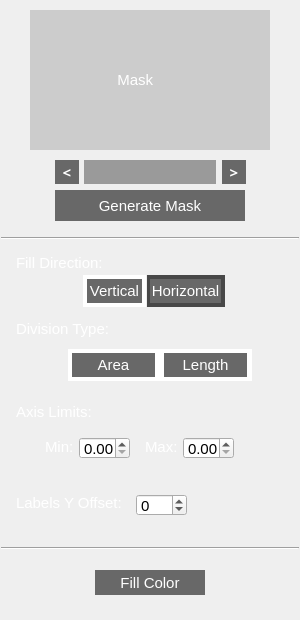
    <widget class="QGroupBox" name="groupBox_BarFill">
     <property name="geometry">
      <rect>
       <x>10</x>
       <y>45</y>
       <width>300</width>
       <height>620</height>
      </rect>
     </property>
     <property name="font">
      <font>
       <pointsize>11</pointsize>
      </font>
     </property>
     <property name="styleSheet">
      <string notr="true">QGroupBox{
border:none;
} </string>
     </property>
     <property name="title">
      <string/>
     </property>
     <widget class="QPushButton" name="pushButton_barMask">
      <property name="geometry">
       <rect>
        <x>55</x>
        <y>190</y>
        <width>190</width>
        <height>31</height>
       </rect>
      </property>
      <property name="font">
       <font>
        <pointsize>11</pointsize>
       </font>
      </property>
      <property name="styleSheet">
       <string notr="true">QPushButton#pushButton_barMask {
	color: white;
    background-color:  rgb(104, 104, 104);
    border-style: none;
    border-width: 2px;
    border-color: rgb(104, 104, 104);
}
QPushButton#pushButton_barMask:pressed {
    background-color: rgb(50, 50, 50);
    border-style: inset;
}</string>
      </property>
      <property name="text">
       <string>Generate Mask</string>
      </property>
     </widget>
     <widget class="QPushButton" name="pushButton_barMaskNext">
      <property name="geometry">
       <rect>
        <x>222</x>
        <y>160</y>
        <width>24</width>
        <height>24</height>
       </rect>
      </property>
      <property name="font">
       <font>
        <family>SimSun-ExtB</family>
        <pointsize>11</pointsize>
        <weight>75</weight>
        <bold>true</bold>
       </font>
      </property>
      <property name="styleSheet">
       <string notr="true">QPushButton#pushButton_barMaskNext {
	color: white;
    background-color:  rgb(104, 104, 104);
    border-style: none;
    border-width: 2px;
    border-color: rgb(104, 104, 104);
}
QPushButton#pushButton_barMaskNext:pressed {
    background-color: rgb(50, 50, 50);
    border-style: inset;
}</string>
      </property>
      <property name="text">
       <string>&gt;</string>
      </property>
     </widget>
     <widget class="QPushButton" name="pushButton_barMaskPrev">
      <property name="geometry">
       <rect>
        <x>55</x>
        <y>160</y>
        <width>24</width>
        <height>24</height>
       </rect>
      </property>
      <property name="font">
       <font>
        <family>SimSun-ExtB</family>
        <pointsize>11</pointsize>
        <weight>75</weight>
        <bold>true</bold>
       </font>
      </property>
      <property name="styleSheet">
       <string notr="true">QPushButton#pushButton_barMaskPrev {
	color: white;
    background-color:  rgb(104, 104, 104);
    border-style: none;
    border-width: 2px;
    border-color: rgb(104, 104, 104);
}
QPushButton#pushButton_barMaskPrev:pressed {
    background-color: rgb(50, 50, 50);
    border-style: inset;
}</string>
      </property>
      <property name="text">
       <string>&lt;</string>
      </property>
     </widget>
     <widget class="QLabel" name="label_barMask">
      <property name="geometry">
       <rect>
        <x>30</x>
        <y>10</y>
        <width>240</width>
        <height>140</height>
       </rect>
      </property>
      <property name="font">
       <font>
        <pointsize>11</pointsize>
       </font>
      </property>
      <property name="autoFillBackground">
       <bool>false</bool>
      </property>
      <property name="styleSheet">
       <string notr="true">QLabel { background-color : rgb(204, 204, 204); color: white}</string>
      </property>
      <property name="frameShape">
       <enum>QFrame::NoFrame</enum>
      </property>
      <property name="text">
       <string>                     Mask</string>
      </property>
      <property name="scaledContents">
       <bool>true</bool>
      </property>
     </widget>
     <widget class="QLabel" name="label_barCurrLabel">
      <property name="geometry">
       <rect>
        <x>84</x>
        <y>160</y>
        <width>132</width>
        <height>24</height>
       </rect>
      </property>
      <property name="font">
       <font>
        <pointsize>11</pointsize>
       </font>
      </property>
      <property name="styleSheet">
       <string notr="true">QLabel { color: white;
    background-color:  rgb(154, 154, 154); }</string>
      </property>
      <property name="text">
       <string/>
      </property>
     </widget>
     <widget class="QPushButton" name="pushButton_barMaskColor">
      <property name="geometry">
       <rect>
        <x>95</x>
        <y>570</y>
        <width>110</width>
        <height>25</height>
       </rect>
      </property>
      <property name="font">
       <font>
        <pointsize>11</pointsize>
       </font>
      </property>
      <property name="styleSheet">
       <string notr="true">QPushButton#pushButton_barMaskColor {
	color: white;
    background-color:  rgb(104, 104, 104);
    border-style: none;
    border-width: 2px;
    border-color: rgb(104, 104, 104);
}
QPushButton#pushButton_barMaskColor:pressed {
    background-color: rgb(50, 50, 50);
    border-style: inset;
}</string>
      </property>
      <property name="text">
       <string>Fill Color</string>
      </property>
     </widget>
     <widget class="QLabel" name="label_barMaskColor">
      <property name="geometry">
       <rect>
        <x>95</x>
        <y>595</y>
        <width>110</width>
        <height>6</height>
       </rect>
      </property>
      <property name="font">
       <font>
        <pointsize>11</pointsize>
       </font>
      </property>
      <property name="text">
       <string/>
      </property>
     </widget>
     <widget class="QLabel" name="label_fillBar">
      <property name="geometry">
       <rect>
        <x>16</x>
        <y>487</y>
        <width>111</width>
        <height>31</height>
       </rect>
      </property>
      <property name="font">
       <font>
        <pointsize>11</pointsize>
       </font>
      </property>
      <property name="styleSheet">
       <string notr="true">QLabel {color:white;}</string>
      </property>
      <property name="text">
       <string>Labels Y Offset:</string>
      </property>
     </widget>
     <widget class="QSpinBox" name="spinBox_labelOffBar">
      <property name="geometry">
       <rect>
        <x>136</x>
        <y>494</y>
        <width>51</width>
        <height>22</height>
       </rect>
      </property>
      <property name="font">
       <font>
        <pointsize>11</pointsize>
       </font>
      </property>
      <property name="minimum">
       <number>-1000</number>
      </property>
      <property name="maximum">
       <number>1000</number>
      </property>
      <property name="singleStep">
       <number>1</number>
      </property>
      <property name="value">
       <number>0</number>
      </property>
     </widget>
     <widget class="Line" name="line_13">
      <property name="geometry">
       <rect>
        <x>1</x>
        <y>230</y>
        <width>298</width>
        <height>16</height>
       </rect>
      </property>
      <property name="font">
       <font>
        <pointsize>11</pointsize>
       </font>
      </property>
      <property name="orientation">
       <enum>Qt::Horizontal</enum>
      </property>
     </widget>
     <widget class="QLabel" name="label_yMin_3">
      <property name="geometry">
       <rect>
        <x>45</x>
        <y>440</y>
        <width>47</width>
        <height>13</height>
       </rect>
      </property>
      <property name="font">
       <font>
        <pointsize>11</pointsize>
       </font>
      </property>
      <property name="styleSheet">
       <string notr="true">QLabel {color:white;}</string>
      </property>
      <property name="text">
       <string>Min:</string>
      </property>
     </widget>
     <widget class="QDoubleSpinBox" name="doubleSpinBox_yMaxBarFill">
      <property name="geometry">
       <rect>
        <x>183</x>
        <y>437</y>
        <width>51</width>
        <height>22</height>
       </rect>
      </property>
      <property name="font">
       <font>
        <pointsize>11</pointsize>
       </font>
      </property>
      <property name="maximum">
       <double>100000000000.000000000000000</double>
      </property>
     </widget>
     <widget class="QDoubleSpinBox" name="doubleSpinBox_yMinBarFill">
      <property name="geometry">
       <rect>
        <x>79</x>
        <y>437</y>
        <width>51</width>
        <height>22</height>
       </rect>
      </property>
      <property name="font">
       <font>
        <pointsize>11</pointsize>
       </font>
      </property>
     </widget>
     <widget class="QLabel" name="label_yMax_3">
      <property name="geometry">
       <rect>
        <x>145</x>
        <y>440</y>
        <width>47</width>
        <height>13</height>
       </rect>
      </property>
      <property name="font">
       <font>
        <pointsize>11</pointsize>
       </font>
      </property>
      <property name="styleSheet">
       <string notr="true">QLabel {color:white;}</string>
      </property>
      <property name="text">
       <string>Max:</string>
      </property>
     </widget>
     <widget class="QPushButton" name="pushButton_barArea">
      <property name="geometry">
       <rect>
        <x>72</x>
        <y>353</y>
        <width>83</width>
        <height>24</height>
       </rect>
      </property>
      <property name="font">
       <font>
        <pointsize>11</pointsize>
       </font>
      </property>
      <property name="mouseTracking">
       <bool>false</bool>
      </property>
      <property name="autoFillBackground">
       <bool>false</bool>
      </property>
      <property name="styleSheet">
       <string notr="true">QPushButton#pushButton_barArea {
	color: white;
    background-color:  rgb(104, 104, 104);
    border-style: none;
    border-width: 2px;
    border-color: rgb(104, 104, 104);
}
QPushButton#pushButton_barArea:pressed {
    background-color: rgb(50, 50, 50);
    border-style: inset;
}</string>
      </property>
      <property name="text">
       <string>Area</string>
      </property>
      <property name="autoDefault">
       <bool>false</bool>
      </property>
      <property name="flat">
       <bool>true</bool>
      </property>
     </widget>
     <widget class="QLabel" name="label_barLength">
      <property name="geometry">
       <rect>
        <x>160</x>
        <y>349</y>
        <width>92</width>
        <height>32</height>
       </rect>
      </property>
      <property name="font">
       <font>
        <pointsize>11</pointsize>
       </font>
      </property>
      <property name="styleSheet">
       <string notr="true">QLabel { background-color : white; }</string>
      </property>
      <property name="text">
       <string/>
      </property>
     </widget>
     <widget class="QLabel" name="label_barArea">
      <property name="geometry">
       <rect>
        <x>68</x>
        <y>349</y>
        <width>92</width>
        <height>32</height>
       </rect>
      </property>
      <property name="font">
       <font>
        <pointsize>11</pointsize>
       </font>
      </property>
      <property name="styleSheet">
       <string notr="true">QLabel { background-color : white; }</string>
      </property>
      <property name="text">
       <string/>
      </property>
     </widget>
     <widget class="QPushButton" name="pushButton_barLength">
      <property name="geometry">
       <rect>
        <x>164</x>
        <y>353</y>
        <width>83</width>
        <height>24</height>
       </rect>
      </property>
      <property name="font">
       <font>
        <pointsize>11</pointsize>
       </font>
      </property>
      <property name="autoFillBackground">
       <bool>false</bool>
      </property>
      <property name="styleSheet">
       <string notr="true">QPushButton#pushButton_barLength {
	color: white;
    background-color:  rgb(104, 104, 104);
    border-style: none;
    border-width: 2px;
    border-color: rgb(104, 104, 104);
}
QPushButton#pushButton_barLength:pressed {
    background-color: rgb(50, 50, 50);
    border-style: inset;
}</string>
      </property>
      <property name="text">
       <string>Length</string>
      </property>
      <property name="flat">
       <bool>true</bool>
      </property>
     </widget>
     <widget class="Line" name="line_14">
      <property name="geometry">
       <rect>
        <x>1</x>
        <y>540</y>
        <width>298</width>
        <height>16</height>
       </rect>
      </property>
      <property name="font">
       <font>
        <pointsize>11</pointsize>
       </font>
      </property>
      <property name="orientation">
       <enum>Qt::Horizontal</enum>
      </property>
     </widget>
     <widget class="QLabel" name="label_26">
      <property name="geometry">
       <rect>
        <x>16</x>
        <y>319</y>
        <width>131</width>
        <height>20</height>
       </rect>
      </property>
      <property name="font">
       <font>
        <pointsize>11</pointsize>
       </font>
      </property>
      <property name="styleSheet">
       <string notr="true">QLabel {color:white;}</string>
      </property>
      <property name="text">
       <string>Division Type:</string>
      </property>
      <property name="wordWrap">
       <bool>true</bool>
      </property>
     </widget>
     <widget class="QLabel" name="label_fillHori_2">
      <property name="geometry">
       <rect>
        <x>147</x>
        <y>275</y>
        <width>78</width>
        <height>32</height>
       </rect>
      </property>
      <property name="font">
       <font>
        <pointsize>11</pointsize>
       </font>
      </property>
      <property name="styleSheet">
       <string notr="true">QLabel { background-color : rgb(72, 72, 72); }</string>
      </property>
      <property name="text">
       <string/>
      </property>
     </widget>
     <widget class="QPushButton" name="pushButton_fillBarHori">
      <property name="geometry">
       <rect>
        <x>150</x>
        <y>279</y>
        <width>71</width>
        <height>24</height>
       </rect>
      </property>
      <property name="font">
       <font>
        <pointsize>11</pointsize>
       </font>
      </property>
      <property name="autoFillBackground">
       <bool>false</bool>
      </property>
      <property name="styleSheet">
       <string notr="true">QPushButton#pushButton_fillBarHori {
	color: white;
    background-color:  rgb(104, 104, 104);
    border-style: none;
    border-width: 2px;
    border-color: rgb(104, 104, 104);
}
QPushButton#pushButton_fillBarHori:pressed {
    background-color: rgb(50, 50, 50);
    border-style: inset;
}</string>
      </property>
      <property name="text">
       <string>Horizontal</string>
      </property>
      <property name="flat">
       <bool>true</bool>
      </property>
     </widget>
     <widget class="QLabel" name="label_fillVerti_2">
      <property name="geometry">
       <rect>
        <x>83</x>
        <y>275</y>
        <width>63</width>
        <height>32</height>
       </rect>
      </property>
      <property name="font">
       <font>
        <pointsize>11</pointsize>
       </font>
      </property>
      <property name="styleSheet">
       <string notr="true">QLabel { background-color :white; }</string>
      </property>
      <property name="text">
       <string/>
      </property>
     </widget>
     <widget class="QPushButton" name="pushButton_fillBarVerti">
      <property name="geometry">
       <rect>
        <x>87</x>
        <y>279</y>
        <width>55</width>
        <height>24</height>
       </rect>
      </property>
      <property name="font">
       <font>
        <pointsize>11</pointsize>
       </font>
      </property>
      <property name="autoFillBackground">
       <bool>false</bool>
      </property>
      <property name="styleSheet">
       <string notr="true">QPushButton#pushButton_fillBarVerti {
	color: white;
    background-color:  rgb(104, 104, 104);
    border-style: none;
    border-width: 2px;
    border-color: rgb(104, 104, 104);
}
QPushButton#pushButton_fillBarVerti:pressed {
    background-color: rgb(50, 50, 50);
    border-style: inset;
}</string>
      </property>
      <property name="text">
       <string>Vertical</string>
      </property>
      <property name="flat">
       <bool>true</bool>
      </property>
     </widget>
     <widget class="QLabel" name="label_27">
      <property name="geometry">
       <rect>
        <x>16</x>
        <y>253</y>
        <width>131</width>
        <height>20</height>
       </rect>
      </property>
      <property name="font">
       <font>
        <pointsize>11</pointsize>
       </font>
      </property>
      <property name="styleSheet">
       <string notr="true">QLabel {color:white;}</string>
      </property>
      <property name="text">
       <string>Fill Direction:</string>
      </property>
      <property name="wordWrap">
       <bool>true</bool>
      </property>
     </widget>
     <widget class="QLabel" name="label_28">
      <property name="geometry">
       <rect>
        <x>16</x>
        <y>402</y>
        <width>131</width>
        <height>20</height>
       </rect>
      </property>
      <property name="font">
       <font>
        <pointsize>11</pointsize>
       </font>
      </property>
      <property name="styleSheet">
       <string notr="true">QLabel {color:white;}</string>
      </property>
      <property name="text">
       <string>Axis Limits:</string>
      </property>
      <property name="wordWrap">
       <bool>true</bool>
      </property>
     </widget>
     <zorder>label_barArea</zorder>
     <zorder>pushButton_barMask</zorder>
     <zorder>pushButton_barMaskNext</zorder>
     <zorder>pushButton_barMaskPrev</zorder>
     <zorder>label_barMask</zorder>
     <zorder>label_barCurrLabel</zorder>
     <zorder>pushButton_barMaskColor</zorder>
     <zorder>label_barMaskColor</zorder>
     <zorder>label_fillBar</zorder>
     <zorder>spinBox_labelOffBar</zorder>
     <zorder>line_13</zorder>
     <zorder>label_yMin_3</zorder>
     <zorder>doubleSpinBox_yMaxBarFill</zorder>
     <zorder>doubleSpinBox_yMinBarFill</zorder>
     <zorder>label_yMax_3</zorder>
     <zorder>pushButton_barArea</zorder>
     <zorder>label_barLength</zorder>
     <zorder>pushButton_barLength</zorder>
     <zorder>line_14</zorder>
     <zorder>label_26</zorder>
     <zorder>label_fillHori_2</zorder>
     <zorder>pushButton_fillBarHori</zorder>
     <zorder>label_fillVerti_2</zorder>
     <zorder>pushButton_fillBarVerti</zorder>
     <zorder>label_27</zorder>
     <zorder>label_28</zorder>
    </widget>
